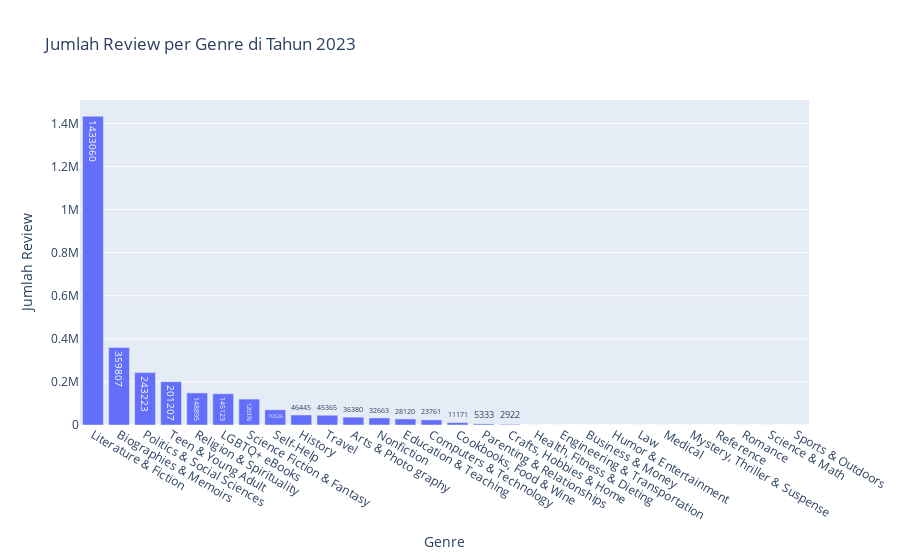

The notebook cell saved with this chart:
### Markdown cell above
Bar chart dipilih untuk menjawab pertanyaan ini karena kemampuannya yang efektif dalam membandingkan jumlah review antar berbagai genre secara visual. Dengan menggunakan bar chart, kita dapat dengan jelas melihat perbedaan signifikan dalam jumlah review antara genre-genre yang berbeda, yang membuat informasi lebih mudah dipahami dan mendorong analisis yang lebih cepat. Struktur vertikal atau horizontal dari bar chart juga memungkinkan pembaca untuk dengan mudah mengidentifikasi genre mana yang paling banyak dibaca serta peringkatnya, sehingga memperjelas distribusi popularitas setiap genre di tahun 2023.

### Code cell
# Menghitung jumlah review per genre untuk tahun 2023
genre_review_2023 = df[df['publishedDate'].dt.year == 2023].groupby('category_name')['reviews'].sum().reset_index()

# Mengurutkan berdasarkan jumlah review dari yang tertinggi ke terendah
genre_review_2023 = genre_review_2023.sort_values(by='reviews', ascending=False)

# Plotting menggunakan Plotly
fig = px.bar(genre_review_2023, 
             x='category_name', 
             y='reviews', 
             title='Jumlah Review per Genre di Tahun 2023',
             labels={'reviews': 'Jumlah Review', 'category_name': 'Genre'},
             text='reviews')

# Menampilkan chart
fig.show()

### Figure 1 — Plotly figure (JSON) as saved in the notebook; plotly's stock layout.template omitted (floating-point values rounded to 4 significant figures)
{"data": [{"alignmentgroup": "True", "hovertemplate": "Genre=%{x}<br>Jumlah Review=%{text}<extra></extra>", "legendgroup": "", "marker": {"color": "#636efa", "pattern": {"shape": ""}}, "name": "", "offsetgroup": "", "orientation": "v", "showlegend": false, "text": [1433060, 359807, 243223, 201207, 148895, 145123, 120376, 70536, 46445, 45365, 36380, 32663, 28120, 23761, 11171, 5333, 2922, 0, 0, 0, 0, 0, 0, 0, 0, 0, 0, 0], "textposition": "auto", "type": "bar", "x": ["Literature & Fiction", "Biographies & Memoirs", "Politics & Social Sciences", "Teen & Young Adult", "Religion & Spirituality", "LGBTQ+ eBooks", "Science Fiction & Fantasy", "Self-Help", "History", "Travel", "Arts & Photo graphy", "Nonfiction", "Education & Teaching", "Computers & Technology", "Cookbooks, Food & Wine", "Parenting & Relationships", "Crafts, Hobbies & Home", "Health, Fitness & Dieting", "Engineering & Transportation", "Business & Money", "Humor & Entertainment", "Law", "Medical", "Mystery, Thriller & Suspense", "Reference", "Romance", "Science & Math", "Sports & Outdoors"], "xaxis": "x", "y": [1433060, 359807, 243223, 201207, 148895, 145123, 120376, 70536, 46445, 45365, 36380, 32663, 28120, 23761, 11171, 5333, 2922, 0, 0, 0, 0, 0, 0, 0, 0, 0, 0, 0], "yaxis": "y"}], "layout": {"barmode": "relative", "legend": {"tracegroupgap": 0}, "title": {"text": "Jumlah Review per Genre di Tahun 2023"}, "xaxis": {"anchor": "y", "domain": [0, 1], "title": {"text": "Genre"}}, "yaxis": {"anchor": "x", "domain": [0, 1], "title": {"text": "Jumlah Review"}}}}
